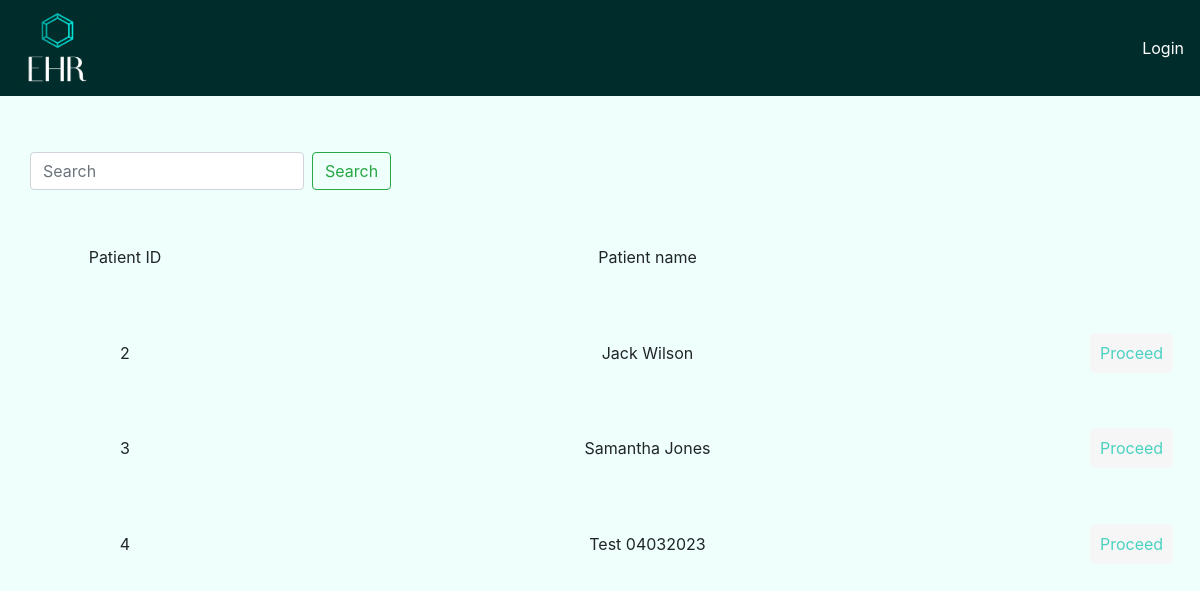
/patConsult1/, run on an earlier commit of the app's database.
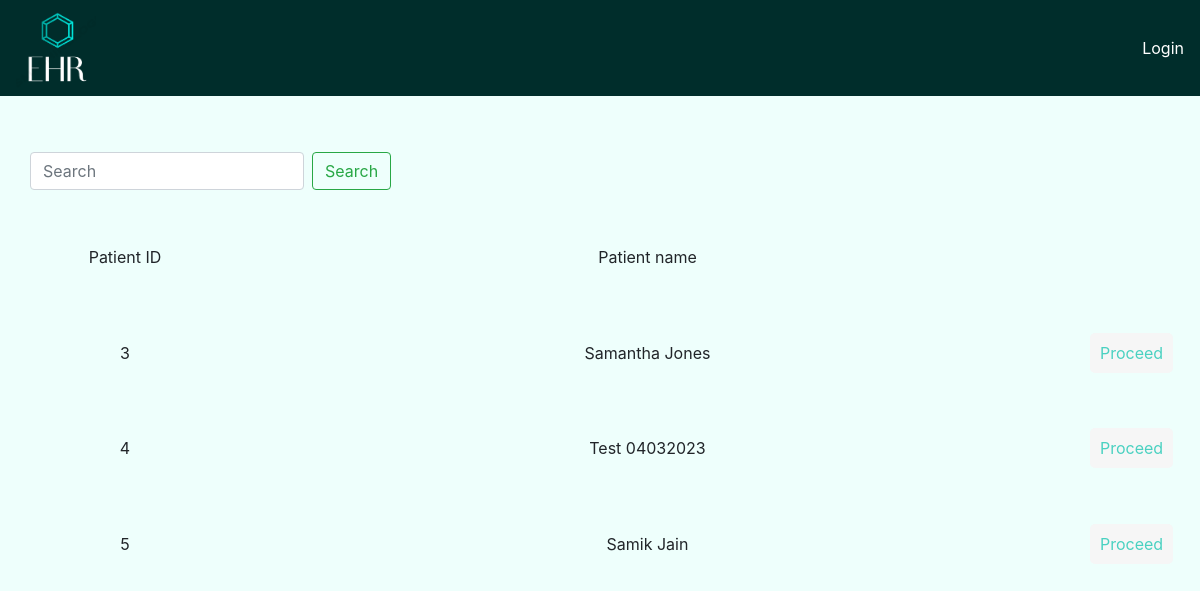
And on a later commit of the database.
### app/models.py (models this page shows, shortened)
class Patients(models.Model):
    SEX_CHOICES = [
        ('M', 'Male'),
        ('F', 'Female'),
        ('O', 'Other')
    ]
    BLOOD_TYPE_CHOICES = [
        ('A+', 'A+'),
        ('A-', 'A-'),
        ('B+', 'B+'),
        ('B-', 'B-'),
        ('AB+', 'AB+'),
        ('AB-', 'AB-'),
        ('O+', 'O+'),
        ('O-', 'O-')
        ]
    name = models.CharField(max_length=255)
    sex = models.CharField(max_length=1, choices=SEX_CHOICES)
    email = models.EmailField()
    phone = models.CharField(max_length=20)
    date_of_birth = models.DateField()
    nationality = models.CharField(max_length=255)
    blood_group = models.CharField(max_length=3,choices=BLOOD_TYPE_CHOICES)
    allergies = models.TextField(blank=True)
    Medical_Surgical_History = models.TextField(blank=True)

### app/views.py (the view)
# urls.py: path('patConsult1/',views.patientConsultationPg1,name='patient_consult_pg1'),
def patientConsultationPg1(request):
    query = request.GET.get('q')
    if query:
        patients = Patients.objects.filter(
            Q(id__icontains=query)|
            Q(name__icontains=query)
        )
    else:
        patients = Patients.objects.all()
    context = {'patients':patients}
    return render(request,'app/patConsult1.html',context)

### app/templates/app/patConsult1.html
{% extends 'index.html' %}
{% block content %}
<div class="container">
    <div class="row">
        <form class="form-inline my-2 my-lg-0" method="GET">
            <input class="form-control mr-sm-2" type="text" placeholder="Search" aria-label="Search" name="q" value="{{ request.GET.q }}">
            <button class="btn btn-outline-success my-2 my-sm-0" type="submit">Search</button>
        </form>
    </div>
    <div class="row">
        <div class="col-2">
            <p>Patient ID</p>
        </div>
        <div class="col">
            <p>Patient name</p>
        </div>
        <div class="col-1">
        </div>
    </div>
    {% for patient in patients %}
    <div class="row">
        <div class="col-2">
            <p>{{patient.id}}</p>
        </div>
        <div class="col">
            <p>{{patient.name}}</p>
        </div>
        <div class="col-1">
            <a class="addPatient_btn" href="{% url 'patient_consult_pg2'  patient.id %}"> Proceed</a>
        </div>
    </div>
    {% endfor %}
</div>
{% endblock content %}

What changed in the data, as far as the page shows it:
removed Patients: id "2", name "Jack Wilson"
added Patients: id "5", name "Samik Jain"
